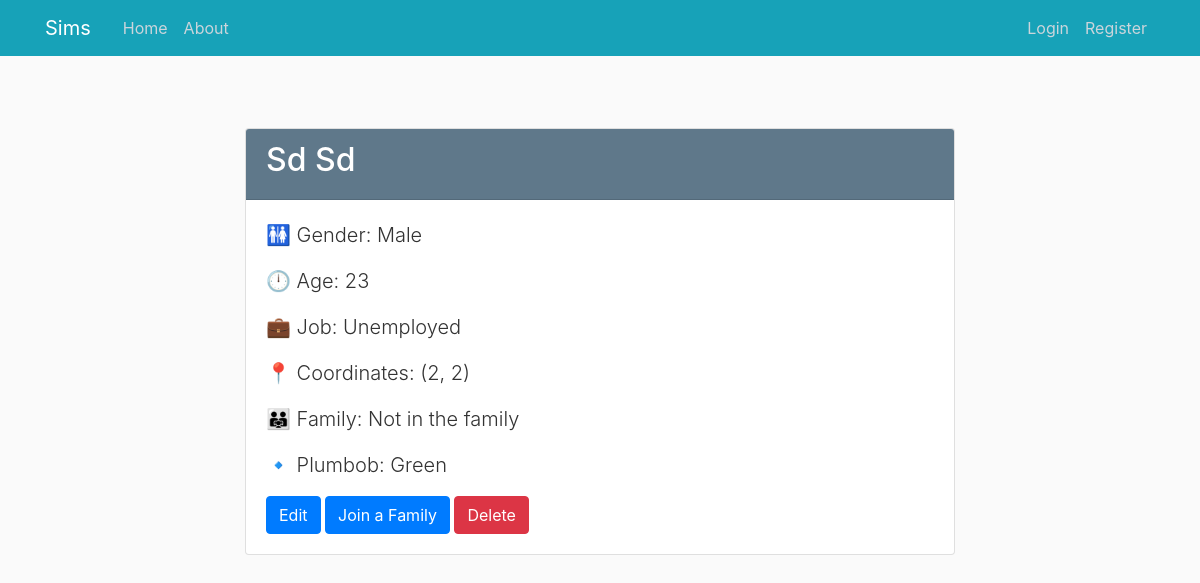
The app's page /human/1, older data.
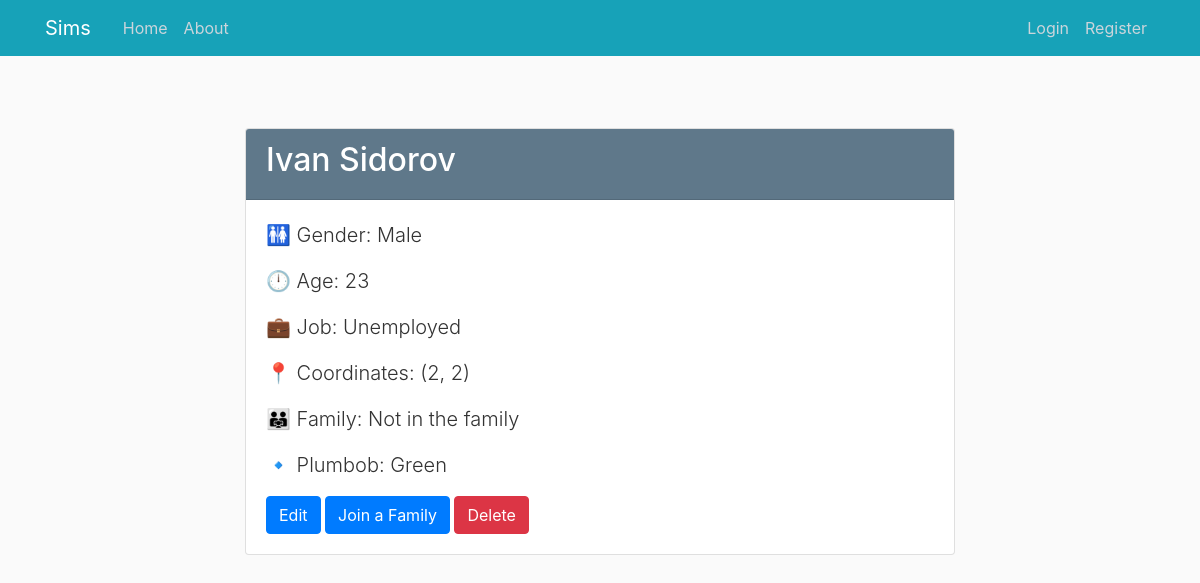
The same page, newer data.
### sims/models.py (models this page shows, shortened)
class Human(db.Model):
    id = db.Column(db.Integer, primary_key=True)
    name = db.Column(db.String(100), nullable=False)
    surname = db.Column(db.String(100), nullable=False)
    gender = db.Column(db.Enum(Gender), nullable=False)
    age = db.Column(db.Integer, nullable=False)
    job = db.Column(db.Enum(Job), default=Job.UNEMPLOYED)
    x_coordinate = db.Column(db.Integer, nullable=False, default=0)
    y_coordinate = db.Column(db.Integer, nullable=False, default=0)
    family_id = db.Column(db.Integer, db.ForeignKey('family.id'))
    plumbob = db.Column(db.Enum(Plumbob), default=Plumbob.GREEN)

### sims/humans/routes.py (the view)
@humans.route("/human/<int:human_id>")
def human(human_id):
    human = Human.query.get_or_404(human_id)
    family = Family.query.get(human.family_id)
    return render_template('humans/human.html', human=human, family=family)

### sims/templates/humans/human.html (shortened to what this page needs)
{% extends "layout.html" %}
{% block content %}
    <div class="container mt-5">
        <div class="row justify-content-center">
            <div class="col-md-8">
                <div class="card">
                    <div class="card-header bg-steel text-white">
                        <h2 class="text-white">{{ human.name }} {{ human.surname }}</h2>
                    </div>
                    <div class="card-body">
                        <p class="lead">🚻 Gender: {{ human.gender.value }}</p>
                        <p class="lead">🕛 Age: {{ human.age }}</p>
                        <p class="lead">💼 Job: {{ human.job.value }}</p>
                        <p class="lead">📍 Coordinates: ({{ human.x_coordinate }}, {{ human.y_coordinate }})</p>
                        {% if family %}
                            <p class="lead">👨‍👨‍👧 Family: {{ family.name }}</p>
                        {% else %}
                            <p class="lead">👨‍👨‍👧 Family: Not in the family</p>
                        {% endif %}
                        <p class="lead">🔹 Plumbob: {{ human.plumbob.value }}</p>
                        <div class="mt-3">
                            <a href="{{ url_for('humans.update_human', human_id=human.id) }}" class="btn btn-primary">Edit</a>
                            <a href="{{ url_for('families.families_human', human_id=human.id) }}"
                               class="btn btn-primary">Join a Family</a>
                            <button class="btn btn-danger" id="deleteBtn" data-toggle="modal"
                                    data-target="#deleteModal">Delete
                            </button>
                        </div>
                    </div>
                </div>
            </div>
        </div>
    </div>
{% endblock content %}

Row changes from the older to the newer data that the page shows:
changed Human "Male": name "Sd" → "Ivan"; surname "Sd" → "Sidorov"
